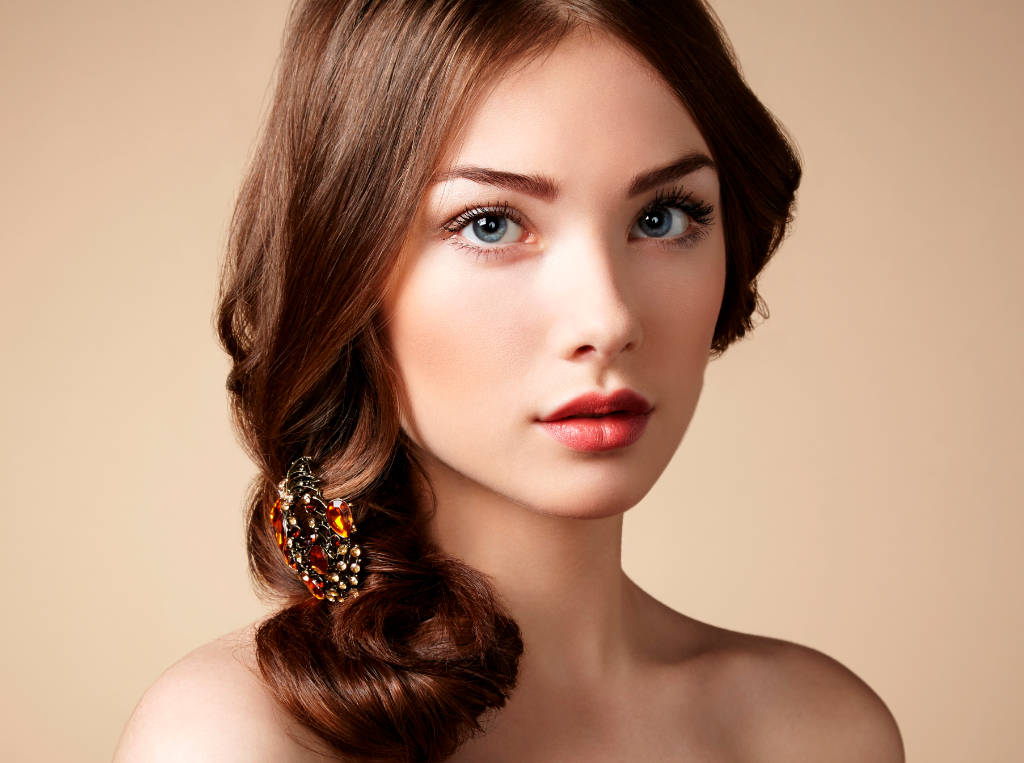
#> input picture opencv-track-master/face_detection/face.jpg, 1024 x 763 px, given in place of the camera
$ python facedetruts.py
#> lines starting #> are read from the running program, lines starting #| are printed output that depends on the picture; after the words box and inside, x2 and y2 are one past the last pixel; in counts of white or black regions, pixels touching at a corner belong together
from time import sleep
import time
import logging as log
import argparse
import cv2
import datetime as dt
import datetime

class MotionDetection:

    def __init__(self):
        print("Motion Detection Ready to Run!")

    # [84 lines left out: function run, not called in this run]


class PedestrianDetection:

    def __init__(self):
        print("Pedestrian Detection Ready to Run")

    # [26 lines left out: function run, not called in this run]


class FaceDetection:

    def __init__(self):
        print("Face Detection Ready to run!")

    def run(self):
        cascPath = "haar_cascade_frontal_face.xml"
        faceCascade = cv2.CascadeClassifier(cascPath)
        log.basicConfig(filename='webcam.log', level=log.INFO)

        video_capture = cv2.VideoCapture(0)
        anterior = 0

        while True:
            if not video_capture.isOpened():
                print('Unable to load camera.')
                sleep(5)
                pass

            # Capture frame-by-frame
            ret, frame = video_capture.read()
#> frame is the input picture: shape (763, 1024, 3); mean B, G, R 119.3, 142.4, 179.8

            gray = cv2.cvtColor(frame, cv2.COLOR_BGR2GRAY)
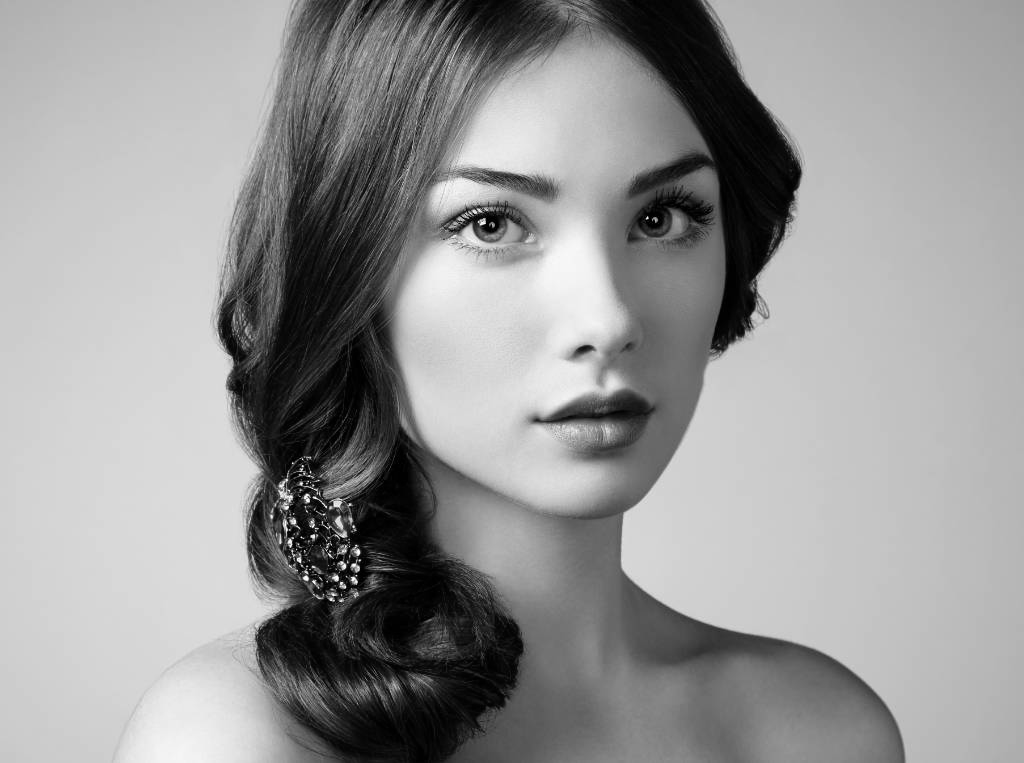
#> gray: shape (763, 1024); min 0, max 254, mean 151

            faces = faceCascade.detectMultiScale(
                gray,
                scaleFactor=1.1,
                minNeighbors=5,
                minSize=(30, 30)
            )
#> faces = [[366, 60, 424, 424]]

            # Draw a rectangle around the faces
            for (x, y, w, h) in faces:
                cv2.rectangle(frame, (x, y), (x + w, y + h), (0, 255, 0), 2)
#> this loop made 1 pass
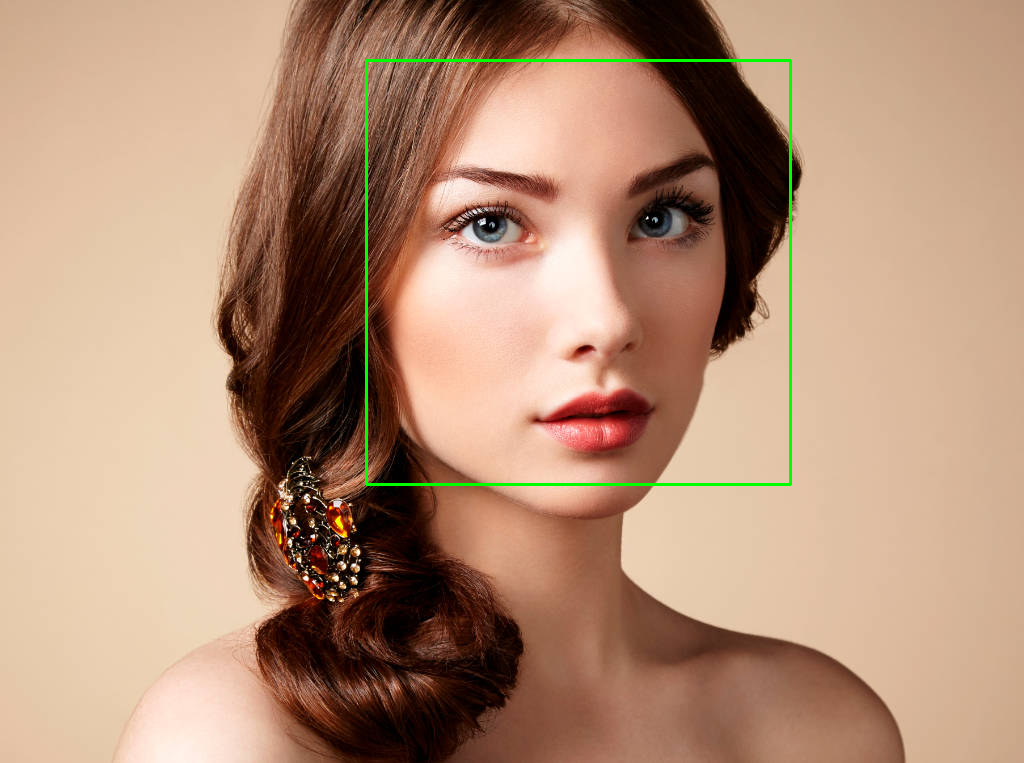
#> frame: shape (763, 1024, 3); 0.65% of pixels changed, all inside (x1, y1, x2, y2) = (365, 59, 792, 486)

            if anterior != len(faces):
                anterior = len(faces)
#> anterior = 1
                log.info("faces: " + str(len(faces)) + " at " + str(dt.datetime.now()))

            # Display the resulting frame
            cv2.imshow('Video', frame)

            if cv2.waitKey(1) & 0xFF == ord('q'):
#> (key q is pressed here)
                break

            # Display the resulting frame
            cv2.imshow('Video', frame)

        # When everything is done, release the capture
        video_capture.release()
        cv2.destroyAllWindows()

obj = FaceDetection()
obj.run()
